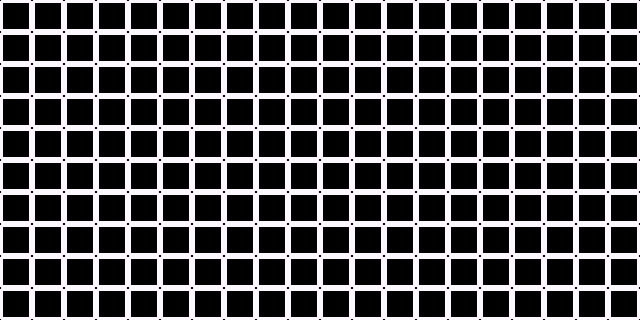

Tiled map render using the project's own tile images. Description and the map definition, with tile-layer contents summarised, below:
An orthogonal 20x10 tile map with 32x32 px tiles, 1 tile layer (Tile Layer 1).

<map version="1.0" orientation="orthogonal" width="20" height="10" tilewidth="32" tileheight="32">
 <tileset firstgid="1" name="frame" tilewidth="32" tileheight="32">
  <image source="frame.png" trans="ffffff" width="32" height="32" />
 </tileset>
 <layer name="Tile Layer 1" width="20" height="10">
  <data>[200 cells, 200 non-empty, 1 distinct tile ids]</data>
 </layer>
</map>
